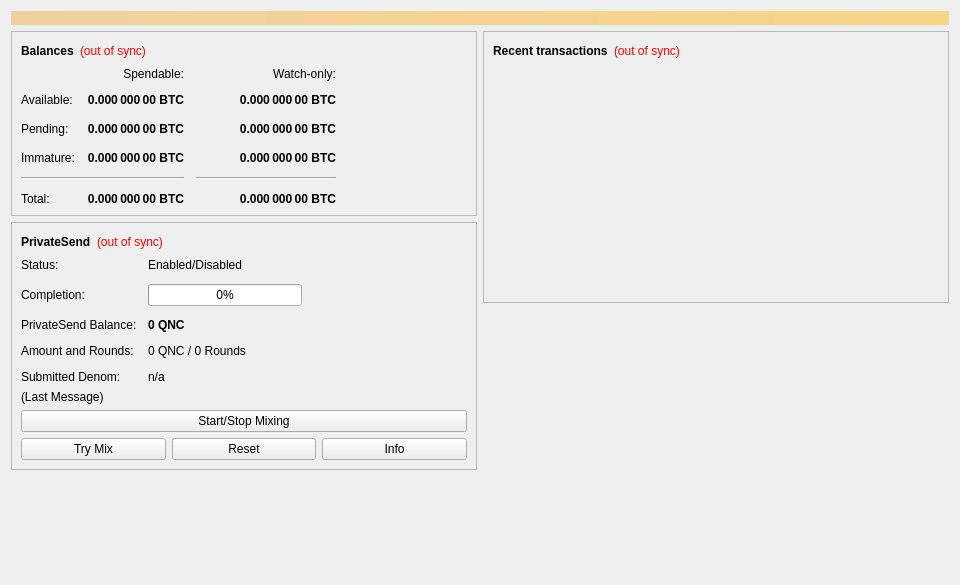
<?xml version="1.0" encoding="UTF-8"?>
<ui version="4.0">
 <class>OverviewPage</class>
 <widget class="QWidget" name="OverviewPage">
  <property name="geometry">
   <rect>
    <x>0</x>
    <y>0</y>
    <width>960</width>
    <height>585</height>
   </rect>
  </property>
  <property name="minimumSize">
   <size>
    <width>960</width>
    <height>0</height>
   </size>
  </property>
  <property name="windowTitle">
   <string>Form</string>
  </property>
  <layout class="QVBoxLayout" name="topLayout">
   <item>
    <widget class="QLabel" name="labelAlerts">
     <property name="visible">
      <bool>false</bool>
     </property>
     <property name="styleSheet">
      <string notr="true">QLabel { background-color: qlineargradient(x1: 0, y1: 0, x2: 1, y2: 0, stop:0 #F0D0A0, stop:1 #F8D488); color:#000000; }</string>
     </property>
     <property name="wordWrap">
      <bool>true</bool>
     </property>
     <property name="margin">
      <number>3</number>
     </property>
     <property name="textInteractionFlags">
      <set>Qt::TextSelectableByMouse</set>
     </property>
    </widget>
   </item>
   <item>
    <layout class="QHBoxLayout" name="horizontalLayout" stretch="1,1">
     <item>
      <layout class="QVBoxLayout" name="verticalLayout_2">
       <item>
        <widget class="QFrame" name="frame">
         <property name="frameShape">
          <enum>QFrame::StyledPanel</enum>
         </property>
         <property name="frameShadow">
          <enum>QFrame::Raised</enum>
         </property>
         <layout class="QVBoxLayout" name="verticalLayout_4">
          <item>
           <layout class="QHBoxLayout" name="horizontalLayout_4">
            <item>
             <widget class="QLabel" name="label_5">
              <property name="font">
               <font>
                <weight>75</weight>
                <bold>true</bold>
               </font>
              </property>
              <property name="text">
               <string>Balances</string>
              </property>
             </widget>
            </item>
            <item>
             <widget class="QLabel" name="labelWalletStatus">
              <property name="toolTip">
               <string>The displayed information may be out of date. Your wallet automatically synchronizes with the QnodeCoin network after a connection is established, but this process has not completed yet.</string>
              </property>
              <property name="styleSheet">
               <string notr="true">QLabel { color: red; }</string>
              </property>
              <property name="text">
               <string notr="true">(out of sync)</string>
              </property>
              <property name="alignment">
               <set>Qt::AlignLeading|Qt::AlignLeft|Qt::AlignVCenter</set>
              </property>
             </widget>
            </item>
            <item>
             <spacer name="horizontalSpacer_3">
              <property name="orientation">
               <enum>Qt::Horizontal</enum>
              </property>
              <property name="sizeHint" stdset="0">
               <size>
                <width>40</width>
                <height>20</height>
               </size>
              </property>
             </spacer>
            </item>
           </layout>
          </item>
          <item>
           <layout class="QGridLayout" name="gridLayout">
            <property name="spacing">
             <number>12</number>
            </property>
            <item row="2" column="2">
             <widget class="QLabel" name="labelWatchPending">
              <property name="font">
               <font>
                <weight>75</weight>
                <bold>true</bold>
               </font>
              </property>
              <property name="cursor">
               <cursorShape>IBeamCursor</cursorShape>
              </property>
              <property name="toolTip">
               <string>Unconfirmed transactions to watch-only addresses</string>
              </property>
              <property name="text">
               <string notr="true">0.000 000 00 BTC</string>
              </property>
              <property name="alignment">
               <set>Qt::AlignRight|Qt::AlignTrailing|Qt::AlignVCenter</set>
              </property>
              <property name="textInteractionFlags">
               <set>Qt::LinksAccessibleByMouse|Qt::TextSelectableByKeyboard|Qt::TextSelectableByMouse</set>
              </property>
             </widget>
            </item>
            <item row="2" column="1">
             <widget class="QLabel" name="labelUnconfirmed">
              <property name="font">
               <font>
                <weight>75</weight>
                <bold>true</bold>
               </font>
              </property>
              <property name="cursor">
               <cursorShape>IBeamCursor</cursorShape>
              </property>
              <property name="toolTip">
               <string>Total of transactions that have yet to be confirmed, and do not yet count toward the spendable balance</string>
              </property>
              <property name="text">
               <string notr="true">0.000 000 00 BTC</string>
              </property>
              <property name="alignment">
               <set>Qt::AlignRight|Qt::AlignTrailing|Qt::AlignVCenter</set>
              </property>
              <property name="textInteractionFlags">
               <set>Qt::LinksAccessibleByMouse|Qt::TextSelectableByKeyboard|Qt::TextSelectableByMouse</set>
              </property>
             </widget>
            </item>
            <item row="3" column="2">
             <widget class="QLabel" name="labelWatchImmature">
              <property name="font">
               <font>
                <weight>75</weight>
                <bold>true</bold>
               </font>
              </property>
              <property name="cursor">
               <cursorShape>IBeamCursor</cursorShape>
              </property>
              <property name="toolTip">
               <string>Mined balance in watch-only addresses that has not yet matured</string>
              </property>
              <property name="text">
               <string notr="true">0.000 000 00 BTC</string>
              </property>
              <property name="alignment">
               <set>Qt::AlignRight|Qt::AlignTrailing|Qt::AlignVCenter</set>
              </property>
              <property name="textInteractionFlags">
               <set>Qt::LinksAccessibleByMouse|Qt::TextSelectableByKeyboard|Qt::TextSelectableByMouse</set>
              </property>
             </widget>
            </item>
            <item row="4" column="0" colspan="2">
             <widget class="Line" name="lineSpendableBalance">
              <property name="orientation">
               <enum>Qt::Horizontal</enum>
              </property>
             </widget>
            </item>
            <item row="4" column="2">
             <widget class="Line" name="lineWatchBalance">
              <property name="sizePolicy">
               <sizepolicy hsizetype="Preferred" vsizetype="Fixed">
                <horstretch>0</horstretch>
                <verstretch>0</verstretch>
               </sizepolicy>
              </property>
              <property name="minimumSize">
               <size>
                <width>140</width>
                <height>0</height>
               </size>
              </property>
              <property name="orientation">
               <enum>Qt::Horizontal</enum>
              </property>
             </widget>
            </item>
            <item row="5" column="0">
             <widget class="QLabel" name="labelTotalText">
              <property name="text">
               <string>Total:</string>
              </property>
             </widget>
            </item>
            <item row="3" column="1">
             <widget class="QLabel" name="labelImmature">
              <property name="font">
               <font>
                <weight>75</weight>
                <bold>true</bold>
               </font>
              </property>
              <property name="cursor">
               <cursorShape>IBeamCursor</cursorShape>
              </property>
              <property name="toolTip">
               <string>Mined balance that has not yet matured</string>
              </property>
              <property name="text">
               <string notr="true">0.000 000 00 BTC</string>
              </property>
              <property name="alignment">
               <set>Qt::AlignRight|Qt::AlignTrailing|Qt::AlignVCenter</set>
              </property>
              <property name="textInteractionFlags">
               <set>Qt::LinksAccessibleByMouse|Qt::TextSelectableByKeyboard|Qt::TextSelectableByMouse</set>
              </property>
             </widget>
            </item>
            <item row="2" column="3">
             <spacer name="horizontalSpacer_2">
              <property name="orientation">
               <enum>Qt::Horizontal</enum>
              </property>
              <property name="sizeHint" stdset="0">
               <size>
                <width>40</width>
                <height>20</height>
               </size>
              </property>
             </spacer>
            </item>
            <item row="3" column="0">
             <widget class="QLabel" name="labelImmatureText">
              <property name="text">
               <string>Immature:</string>
              </property>
             </widget>
            </item>
            <item row="5" column="1">
             <widget class="QLabel" name="labelTotal">
              <property name="font">
               <font>
                <weight>75</weight>
                <bold>true</bold>
               </font>
              </property>
              <property name="cursor">
               <cursorShape>IBeamCursor</cursorShape>
              </property>
              <property name="toolTip">
               <string>Your current total balance</string>
              </property>
              <property name="text">
               <string notr="true">0.000 000 00 BTC</string>
              </property>
              <property name="alignment">
               <set>Qt::AlignRight|Qt::AlignTrailing|Qt::AlignVCenter</set>
              </property>
              <property name="textInteractionFlags">
               <set>Qt::LinksAccessibleByMouse|Qt::TextSelectableByKeyboard|Qt::TextSelectableByMouse</set>
              </property>
             </widget>
            </item>
            <item row="5" column="2">
             <widget class="QLabel" name="labelWatchTotal">
              <property name="font">
               <font>
                <weight>75</weight>
                <bold>true</bold>
               </font>
              </property>
              <property name="cursor">
               <cursorShape>IBeamCursor</cursorShape>
              </property>
              <property name="toolTip">
               <string>Current total balance in watch-only addresses</string>
              </property>
              <property name="text">
               <string notr="true">0.000 000 00 BTC</string>
              </property>
              <property name="alignment">
               <set>Qt::AlignRight|Qt::AlignTrailing|Qt::AlignVCenter</set>
              </property>
              <property name="textInteractionFlags">
               <set>Qt::LinksAccessibleByMouse|Qt::TextSelectableByKeyboard|Qt::TextSelectableByMouse</set>
              </property>
             </widget>
            </item>
            <item row="0" column="2">
             <widget class="QLabel" name="labelWatchonly">
              <property name="text">
               <string>Watch-only:</string>
              </property>
              <property name="alignment">
               <set>Qt::AlignRight|Qt::AlignTrailing|Qt::AlignVCenter</set>
              </property>
             </widget>
            </item>
            <item row="1" column="0">
             <widget class="QLabel" name="labelBalanceText">
              <property name="text">
               <string>Available:</string>
              </property>
             </widget>
            </item>
            <item row="1" column="1">
             <widget class="QLabel" name="labelBalance">
              <property name="font">
               <font>
                <weight>75</weight>
                <bold>true</bold>
               </font>
              </property>
              <property name="cursor">
               <cursorShape>IBeamCursor</cursorShape>
              </property>
              <property name="toolTip">
               <string>Your current spendable balance</string>
              </property>
              <property name="text">
               <string notr="true">0.000 000 00 BTC</string>
              </property>
              <property name="alignment">
               <set>Qt::AlignRight|Qt::AlignTrailing|Qt::AlignVCenter</set>
              </property>
              <property name="textInteractionFlags">
               <set>Qt::LinksAccessibleByMouse|Qt::TextSelectableByKeyboard|Qt::TextSelectableByMouse</set>
              </property>
             </widget>
            </item>
            <item row="1" column="2">
             <widget class="QLabel" name="labelWatchAvailable">
              <property name="font">
               <font>
                <weight>75</weight>
                <bold>true</bold>
               </font>
              </property>
              <property name="cursor">
               <cursorShape>IBeamCursor</cursorShape>
              </property>
              <property name="toolTip">
               <string>Your current balance in watch-only addresses</string>
              </property>
              <property name="text">
               <string notr="true">0.000 000 00 BTC</string>
              </property>
              <property name="alignment">
               <set>Qt::AlignRight|Qt::AlignTrailing|Qt::AlignVCenter</set>
              </property>
              <property name="textInteractionFlags">
               <set>Qt::LinksAccessibleByMouse|Qt::TextSelectableByKeyboard|Qt::TextSelectableByMouse</set>
              </property>
             </widget>
            </item>
            <item row="2" column="0">
             <widget class="QLabel" name="labelPendingText">
              <property name="text">
               <string>Pending:</string>
              </property>
             </widget>
            </item>
            <item row="0" column="1">
             <widget class="QLabel" name="labelSpendable">
              <property name="text">
               <string>Spendable:</string>
              </property>
              <property name="alignment">
               <set>Qt::AlignRight|Qt::AlignTrailing|Qt::AlignVCenter</set>
              </property>
             </widget>
            </item>
           </layout>
          </item>
         </layout>
        </widget>
       </item>
       <item>
        <widget class="QFrame" name="framePrivateSend">
         <property name="layoutDirection">
          <enum>Qt::LeftToRight</enum>
         </property>
         <property name="frameShape">
          <enum>QFrame::StyledPanel</enum>
         </property>
         <property name="frameShadow">
          <enum>QFrame::Raised</enum>
         </property>
         <layout class="QVBoxLayout" name="VerticalLayout_PS1">
          <item>
           <layout class="QHBoxLayout" name="horizontalLayout_5">
            <item>
             <widget class="QLabel" name="labelPrivateSendHeader">
              <property name="font">
               <font>
                <weight>75</weight>
                <bold>true</bold>
               </font>
              </property>
              <property name="text">
               <string>PrivateSend</string>
              </property>
             </widget>
            </item>
            <item>
             <widget class="QLabel" name="labelPrivateSendSyncStatus">
              <property name="toolTip">
               <string>The displayed information may be out of date. Your wallet automatically synchronizes with the QnodeCoin network after a connection is established, but this process has not completed yet.</string>
              </property>
              <property name="styleSheet">
               <string notr="true">QLabel { color: red; }</string>
              </property>
              <property name="text">
               <string notr="true">(out of sync)</string>
              </property>
              <property name="alignment">
               <set>Qt::AlignLeading|Qt::AlignLeft|Qt::AlignVCenter</set>
              </property>
             </widget>
            </item>
            <item>
             <spacer name="horizontalSpacer_4">
              <property name="orientation">
               <enum>Qt::Horizontal</enum>
              </property>
              <property name="sizeHint" stdset="0">
               <size>
                <width>40</width>
                <height>20</height>
               </size>
              </property>
             </spacer>
            </item>
           </layout>
          </item>
          <item>
           <layout class="QFormLayout" name="privateSendFormLayout">
            <property name="fieldGrowthPolicy">
             <enum>QFormLayout::AllNonFixedFieldsGrow</enum>
            </property>
            <property name="horizontalSpacing">
             <number>11</number>
            </property>
            <property name="verticalSpacing">
             <number>12</number>
            </property>
            <item row="0" column="0">
             <widget class="QLabel" name="labelPrivateSendEnabledText">
              <property name="text">
               <string>Status:</string>
              </property>
             </widget>
            </item>
            <item row="0" column="1">
             <widget class="QLabel" name="labelPrivateSendEnabled">
              <property name="text">
               <string>Enabled/Disabled</string>
              </property>
             </widget>
            </item>
            <item row="1" column="0">
             <widget class="QLabel" name="labelCompletitionText">
              <property name="text">
               <string>Completion:</string>
              </property>
             </widget>
            </item>
            <item row="1" column="1">
             <widget class="QProgressBar" name="privateSendProgress">
              <property name="maximumSize">
               <size>
                <width>154</width>
                <height>16777215</height>
               </size>
              </property>
              <property name="value">
               <number>0</number>
              </property>
             </widget>
            </item>
            <item row="2" column="0">
             <widget class="QLabel" name="labelAnonymizedText">
              <property name="text">
               <string>PrivateSend Balance:</string>
              </property>
             </widget>
            </item>
            <item row="2" column="1">
             <widget class="QLabel" name="labelAnonymized">
              <property name="font">
               <font>
                <weight>75</weight>
                <bold>true</bold>
               </font>
              </property>
              <property name="text">
               <string notr="true">0 QNC</string>
              </property>
             </widget>
            </item>
            <item row="3" column="0">
             <widget class="QLabel" name="labelAmountAndRoundsText">
              <property name="text">
               <string>Amount and Rounds:</string>
              </property>
             </widget>
            </item>
            <item row="3" column="1">
             <widget class="QLabel" name="labelAmountRounds">
              <property name="text">
               <string>0 QNC / 0 Rounds</string>
              </property>
             </widget>
            </item>
            <item row="4" column="0">
             <widget class="QLabel" name="labelSubmittedDenomText">
              <property name="text">
               <string>Submitted Denom:</string>
              </property>
             </widget>
            </item>
            <item row="4" column="1">
             <widget class="QLabel" name="labelSubmittedDenom">
              <property name="toolTip">
               <string>The denominations you submitted to the Masternode.&lt;br&gt;To mix, other users must submit the exact same denominations.</string>
              </property>
              <property name="text">
               <string>n/a</string>
              </property>
             </widget>
            </item>
           </layout>
          </item>
          <item>
           <layout class="QVBoxLayout" name="VerticalLayout_PS">
            <item>
             <widget class="QLabel" name="labelPrivateSendLastMessage">
              <property name="text">
               <string>(Last Message)</string>
              </property>
              <property name="alignment">
               <set>Qt::AlignLeading|Qt::AlignLeft|Qt::AlignTop</set>
              </property>
              <property name="wordWrap">
               <bool>true</bool>
              </property>
             </widget>
            </item>
            <item>
             <widget class="QPushButton" name="togglePrivateSend">
              <property name="sizePolicy">
               <sizepolicy hsizetype="MinimumExpanding" vsizetype="Fixed">
                <horstretch>0</horstretch>
                <verstretch>0</verstretch>
               </sizepolicy>
              </property>
              <property name="text">
               <string>Start/Stop Mixing</string>
              </property>
             </widget>
            </item>
            <item>
             <layout class="QHBoxLayout" name="horizontalLayout_debugbuttons">
              <item>
               <widget class="QPushButton" name="privateSendAuto">
                <property name="sizePolicy">
                 <sizepolicy hsizetype="MinimumExpanding" vsizetype="Fixed">
                  <horstretch>0</horstretch>
                  <verstretch>0</verstretch>
                 </sizepolicy>
                </property>
                <property name="toolTip">
                 <string>Try to manually submit a PrivateSend request.</string>
                </property>
                <property name="text">
                 <string>Try Mix</string>
                </property>
               </widget>
              </item>
              <item>
               <widget class="QPushButton" name="privateSendReset">
                <property name="sizePolicy">
                 <sizepolicy hsizetype="MinimumExpanding" vsizetype="Fixed">
                  <horstretch>0</horstretch>
                  <verstretch>0</verstretch>
                 </sizepolicy>
                </property>
                <property name="toolTip">
                 <string>Reset the current status of PrivateSend (can interrupt PrivateSend if it's in the process of Mixing, which can cost you money!)</string>
                </property>
                <property name="autoFillBackground">
                 <bool>false</bool>
                </property>
                <property name="text">
                 <string>Reset</string>
                </property>
               </widget>
              </item>
              <item>
               <widget class="QPushButton" name="privateSendInfo">
                <property name="sizePolicy">
                 <sizepolicy hsizetype="MinimumExpanding" vsizetype="Fixed">
                  <horstretch>0</horstretch>
                  <verstretch>0</verstretch>
                 </sizepolicy>
                </property>
                <property name="toolTip">
                 <string>Information about PrivateSend and Mixing</string>
                </property>
                <property name="text">
                 <string>Info</string>
                </property>
               </widget>
              </item>
             </layout>
            </item>
           </layout>
          </item>
         </layout>
        </widget>
       </item>
       <item>
        <spacer name="verticalSpacer">
         <property name="orientation">
          <enum>Qt::Vertical</enum>
         </property>
         <property name="sizeHint" stdset="0">
          <size>
           <width>20</width>
           <height>40</height>
          </size>
         </property>
        </spacer>
       </item>
      </layout>
     </item>
     <item>
      <layout class="QVBoxLayout" name="verticalLayout_3">
       <item>
        <widget class="QFrame" name="frame_2">
         <property name="frameShape">
          <enum>QFrame::StyledPanel</enum>
         </property>
         <property name="frameShadow">
          <enum>QFrame::Raised</enum>
         </property>
         <layout class="QVBoxLayout" name="verticalLayout">
          <item>
           <layout class="QHBoxLayout" name="horizontalLayout_2">
            <item>
             <widget class="QLabel" name="label_4">
              <property name="font">
               <font>
                <weight>75</weight>
                <bold>true</bold>
               </font>
              </property>
              <property name="text">
               <string>Recent transactions</string>
              </property>
             </widget>
            </item>
            <item>
             <widget class="QLabel" name="labelTransactionsStatus">
              <property name="toolTip">
               <string>The displayed information may be out of date. Your wallet automatically synchronizes with the QnodeCoin network after a connection is established, but this process has not completed yet.</string>
              </property>
              <property name="styleSheet">
               <string notr="true">QLabel { color: red; }</string>
              </property>
              <property name="text">
               <string notr="true">(out of sync)</string>
              </property>
              <property name="alignment">
               <set>Qt::AlignLeading|Qt::AlignLeft|Qt::AlignVCenter</set>
              </property>
             </widget>
            </item>
            <item>
             <spacer name="horizontalSpacer">
              <property name="orientation">
               <enum>Qt::Horizontal</enum>
              </property>
              <property name="sizeHint" stdset="0">
               <size>
                <width>40</width>
                <height>20</height>
               </size>
              </property>
             </spacer>
            </item>
           </layout>
          </item>
          <item>
           <widget class="QListView" name="listTransactions">
            <property name="styleSheet">
             <string notr="true">QListView { background: transparent; }</string>
            </property>
            <property name="frameShape">
             <enum>QFrame::NoFrame</enum>
            </property>
            <property name="verticalScrollBarPolicy">
             <enum>Qt::ScrollBarAlwaysOff</enum>
            </property>
            <property name="horizontalScrollBarPolicy">
             <enum>Qt::ScrollBarAlwaysOff</enum>
            </property>
            <property name="selectionMode">
             <enum>QAbstractItemView::NoSelection</enum>
            </property>
           </widget>
          </item>
         </layout>
        </widget>
       </item>
       <item>
        <spacer name="verticalSpacer_2">
         <property name="orientation">
          <enum>Qt::Vertical</enum>
         </property>
         <property name="sizeHint" stdset="0">
          <size>
           <width>20</width>
           <height>40</height>
          </size>
         </property>
        </spacer>
       </item>
      </layout>
     </item>
    </layout>
   </item>
  </layout>
 </widget>
 <resources/>
 <connections/>
</ui>
